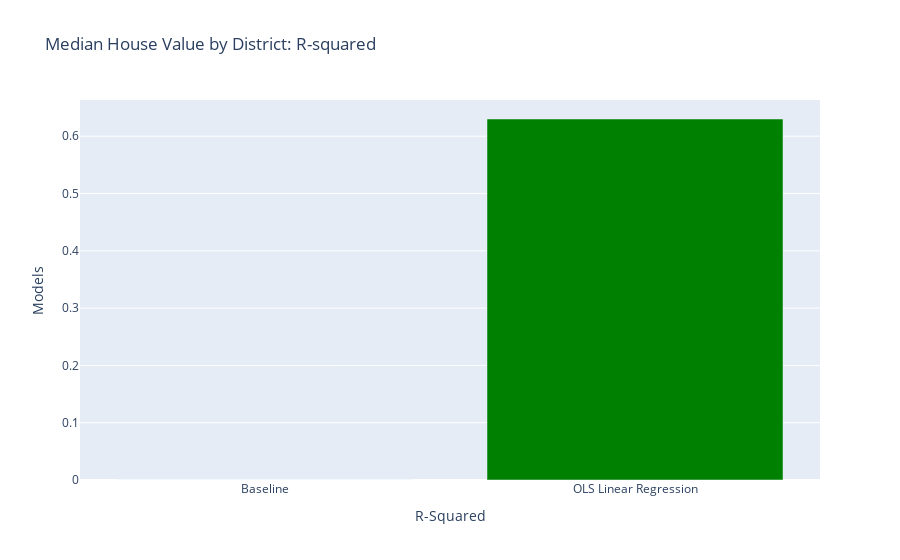

Source (notebook cell):
### Code cell
# Bar chart with plotly: RMSE
import plotly.graph_objects as go
trace = go.Bar(x=list(evaluation_df.index), y=evaluation_df['R-squared'], marker=dict(color=['magenta', 'green']))
layout = go.Layout(title = 'Median House Value by District: R-squared', # Graph title
    yaxis = dict(title = 'Models'), # x-axis label
    xaxis = dict(title = 'R-Squared'), # y-axis label  
                  ) 

fig = go.Figure(data = [trace], layout=layout)
fig

### Figure 1 — Plotly figure (JSON) as saved in the notebook; plotly's stock layout.template omitted (floating-point values rounded to 4 significant figures)
{"data": [{"marker": {"color": ["magenta", "green"]}, "type": "bar", "x": ["Baseline", "OLS Linear Regression"], "y": [0, 0.63]}], "layout": {"autosize": true, "title": {"text": "Median House Value by District: R-squared"}, "xaxis": {"autorange": true, "range": [-0.5, 1.5], "title": {"text": "R-Squared"}, "type": "category"}, "yaxis": {"autorange": true, "range": [0, 0.6632], "title": {"text": "Models"}, "type": "linear"}}}
